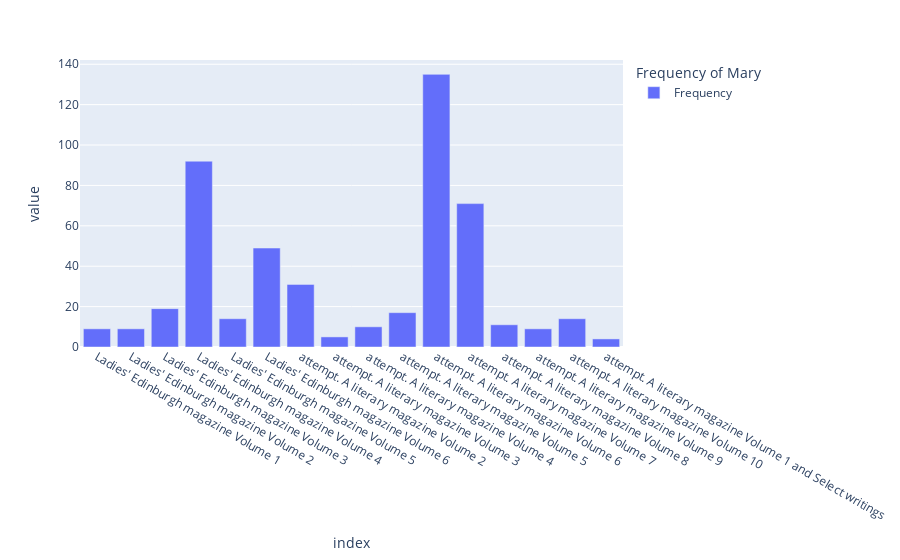

Notebook cell for this chart:
### Code cell
fig=px.bar(df, labels={"variable": "Frequency of Mary"})
fig.show()

### Figure 1 — Plotly figure (JSON) as saved in the notebook; plotly's stock layout.template omitted (floating-point values rounded to 4 significant figures)
{"data": [{"alignmentgroup": "True", "hovertemplate": "Frequency of Mary=Frequency<br>index=%{x}<br>value=%{y}<extra></extra>", "legendgroup": "Frequency", "marker": {"color": "#636efa", "pattern": {"shape": ""}}, "name": "Frequency", "offsetgroup": "Frequency", "orientation": "v", "showlegend": true, "textposition": "auto", "type": "bar", "x": ["Ladies' Edinburgh magazine Volume 1", "Ladies' Edinburgh magazine Volume 2", "Ladies' Edinburgh magazine Volume 3", "Ladies' Edinburgh magazine Volume 4", "Ladies' Edinburgh magazine Volume 5", "Ladies' Edinburgh magazine Volume 6", "attempt. A literary magazine Volume 2", "attempt. A literary magazine Volume 3", "attempt. A literary magazine Volume 4", "attempt. A literary magazine Volume 5", "attempt. A literary magazine Volume 6", "attempt. A literary magazine Volume 7", "attempt. A literary magazine Volume 8", "attempt. A literary magazine Volume 9", "attempt. A literary magazine Volume 10", "attempt. A literary magazine Volume 1 and Select writings"], "xaxis": "x", "y": [9, 9, 19, 92, 14, 49, 31, 5, 10, 17, 135, 71, 11, 9, 14, 4], "yaxis": "y"}], "layout": {"barmode": "relative", "legend": {"title": {"text": "Frequency of Mary"}, "tracegroupgap": 0}, "margin": {"t": 60}, "xaxis": {"anchor": "y", "domain": [0, 1], "title": {"text": "index"}}, "yaxis": {"anchor": "x", "domain": [0, 1], "title": {"text": "value"}}}}
